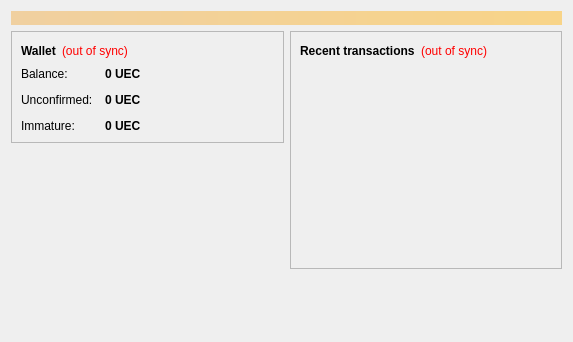
<?xml version="1.0" encoding="UTF-8"?>
<ui version="4.0">
 <class>OverviewPage</class>
 <widget class="QWidget" name="OverviewPage">
  <property name="geometry">
   <rect>
    <x>0</x>
    <y>0</y>
    <width>573</width>
    <height>342</height>
   </rect>
  </property>
  <property name="windowTitle">
   <string>Form</string>
  </property>
  <layout class="QVBoxLayout" name="topLayout">
   <item>
    <widget class="QLabel" name="labelAlerts">
     <property name="visible">
      <bool>false</bool>
     </property>
     <property name="styleSheet">
      <string notr="true">background-color: qlineargradient(x1: 0, y1: 0, x2: 1, y2: 0, stop:0 #F0D0A0, stop:1 #F8D488); color:#000000;</string>
     </property>
     <property name="wordWrap">
      <bool>true</bool>
     </property>
     <property name="margin">
      <number>3</number>
     </property>
    </widget>
   </item>
   <item>
    <layout class="QHBoxLayout" name="horizontalLayout" stretch="1,1">
     <item>
      <layout class="QVBoxLayout" name="verticalLayout_2">
       <item>
        <widget class="QFrame" name="frame">
         <property name="frameShape">
          <enum>QFrame::StyledPanel</enum>
         </property>
         <property name="frameShadow">
          <enum>QFrame::Raised</enum>
         </property>
         <layout class="QVBoxLayout" name="verticalLayout_4">
          <item>
           <layout class="QHBoxLayout" name="horizontalLayout_4">
            <item>
             <widget class="QLabel" name="label_5">
              <property name="font">
               <font>
                <weight>75</weight>
                <bold>true</bold>
               </font>
              </property>
              <property name="text">
               <string>Wallet</string>
              </property>
             </widget>
            </item>
            <item>
             <widget class="QLabel" name="labelWalletStatus">
              <property name="toolTip">
               <string>The displayed information may be out of date. Your wallet automatically synchronizes with the Unitedemiratecoin network after a connection is established, but this process has not completed yet.</string>
              </property>
              <property name="styleSheet">
               <string notr="true">QLabel { color: red; }</string>
              </property>
              <property name="text">
               <string notr="true">(out of sync)</string>
              </property>
              <property name="alignment">
               <set>Qt::AlignLeading|Qt::AlignLeft|Qt::AlignVCenter</set>
              </property>
             </widget>
            </item>
            <item>
             <spacer name="horizontalSpacer_2">
              <property name="orientation">
               <enum>Qt::Horizontal</enum>
              </property>
              <property name="sizeHint" stdset="0">
               <size>
                <width>40</width>
                <height>20</height>
               </size>
              </property>
             </spacer>
            </item>
           </layout>
          </item>
          <item>
           <layout class="QFormLayout" name="formLayout_2">
            <property name="fieldGrowthPolicy">
             <enum>QFormLayout::AllNonFixedFieldsGrow</enum>
            </property>
            <property name="horizontalSpacing">
             <number>12</number>
            </property>
            <property name="verticalSpacing">
             <number>12</number>
            </property>
            <item row="0" column="0">
             <widget class="QLabel" name="label">
              <property name="text">
               <string>Balance:</string>
              </property>
             </widget>
            </item>
            <item row="0" column="1">
             <widget class="QLabel" name="labelBalance">
              <property name="font">
               <font>
                <weight>75</weight>
                <bold>true</bold>
               </font>
              </property>
              <property name="cursor">
               <cursorShape>IBeamCursor</cursorShape>
              </property>
              <property name="toolTip">
               <string>Your current balance</string>
              </property>
              <property name="text">
               <string notr="true">0 UEC</string>
              </property>
              <property name="textInteractionFlags">
               <set>Qt::LinksAccessibleByMouse|Qt::TextSelectableByKeyboard|Qt::TextSelectableByMouse</set>
              </property>
             </widget>
            </item>
            <item row="1" column="0">
             <widget class="QLabel" name="label_3">
              <property name="text">
               <string>Unconfirmed:</string>
              </property>
             </widget>
            </item>
            <item row="1" column="1">
             <widget class="QLabel" name="labelUnconfirmed">
              <property name="font">
               <font>
                <weight>75</weight>
                <bold>true</bold>
               </font>
              </property>
              <property name="cursor">
               <cursorShape>IBeamCursor</cursorShape>
              </property>
              <property name="toolTip">
               <string>Total of transactions that have yet to be confirmed, and do not yet count toward the current balance</string>
              </property>
              <property name="text">
               <string notr="true">0 UEC</string>
              </property>
              <property name="textInteractionFlags">
               <set>Qt::LinksAccessibleByMouse|Qt::TextSelectableByKeyboard|Qt::TextSelectableByMouse</set>
              </property>
             </widget>
            </item>
            <item row="2" column="0">
             <widget class="QLabel" name="labelImmatureText">
              <property name="text">
               <string>Immature:</string>
              </property>
             </widget>
            </item>
            <item row="2" column="1">
             <widget class="QLabel" name="labelImmature">
              <property name="font">
               <font>
                <weight>75</weight>
                <bold>true</bold>
               </font>
              </property>
              <property name="toolTip">
               <string>Mined balance that has not yet matured</string>
              </property>
              <property name="text">
               <string notr="true">0 UEC</string>
              </property>
              <property name="textInteractionFlags">
               <set>Qt::LinksAccessibleByMouse|Qt::TextSelectableByKeyboard|Qt::TextSelectableByMouse</set>
              </property>
             </widget>
            </item>
           </layout>
          </item>
         </layout>
        </widget>
       </item>
       <item>
        <spacer name="verticalSpacer">
         <property name="orientation">
          <enum>Qt::Vertical</enum>
         </property>
         <property name="sizeHint" stdset="0">
          <size>
           <width>20</width>
           <height>40</height>
          </size>
         </property>
        </spacer>
       </item>
      </layout>
     </item>
     <item>
      <layout class="QVBoxLayout" name="verticalLayout_3">
       <item>
        <widget class="QFrame" name="frame_2">
         <property name="frameShape">
          <enum>QFrame::StyledPanel</enum>
         </property>
         <property name="frameShadow">
          <enum>QFrame::Raised</enum>
         </property>
         <layout class="QVBoxLayout" name="verticalLayout">
          <item>
           <layout class="QHBoxLayout" name="horizontalLayout_2">
            <item>
             <widget class="QLabel" name="label_4">
              <property name="text">
               <string>&lt;b&gt;Recent transactions&lt;/b&gt;</string>
              </property>
             </widget>
            </item>
            <item>
             <widget class="QLabel" name="labelTransactionsStatus">
              <property name="toolTip">
               <string>The displayed information may be out of date. Your wallet automatically synchronizes with the Unitedemiratecoin network after a connection is established, but this process has not completed yet.</string>
              </property>
              <property name="styleSheet">
               <string notr="true">QLabel { color: red; }</string>
              </property>
              <property name="text">
               <string notr="true">(out of sync)</string>
              </property>
              <property name="alignment">
               <set>Qt::AlignRight|Qt::AlignTrailing|Qt::AlignVCenter</set>
              </property>
             </widget>
            </item>
            <item>
             <spacer name="horizontalSpacer">
              <property name="orientation">
               <enum>Qt::Horizontal</enum>
              </property>
              <property name="sizeHint" stdset="0">
               <size>
                <width>40</width>
                <height>20</height>
               </size>
              </property>
             </spacer>
            </item>
           </layout>
          </item>
          <item>
           <widget class="QListView" name="listTransactions">
            <property name="styleSheet">
             <string notr="true">QListView { background: transparent; }</string>
            </property>
            <property name="frameShape">
             <enum>QFrame::NoFrame</enum>
            </property>
            <property name="verticalScrollBarPolicy">
             <enum>Qt::ScrollBarAlwaysOff</enum>
            </property>
            <property name="horizontalScrollBarPolicy">
             <enum>Qt::ScrollBarAlwaysOff</enum>
            </property>
            <property name="selectionMode">
             <enum>QAbstractItemView::NoSelection</enum>
            </property>
           </widget>
          </item>
         </layout>
        </widget>
       </item>
       <item>
        <spacer name="verticalSpacer_2">
         <property name="orientation">
          <enum>Qt::Vertical</enum>
         </property>
         <property name="sizeHint" stdset="0">
          <size>
           <width>20</width>
           <height>40</height>
          </size>
         </property>
        </spacer>
       </item>
      </layout>
     </item>
    </layout>
   </item>
  </layout>
 </widget>
 <resources/>
 <connections/>
</ui>
